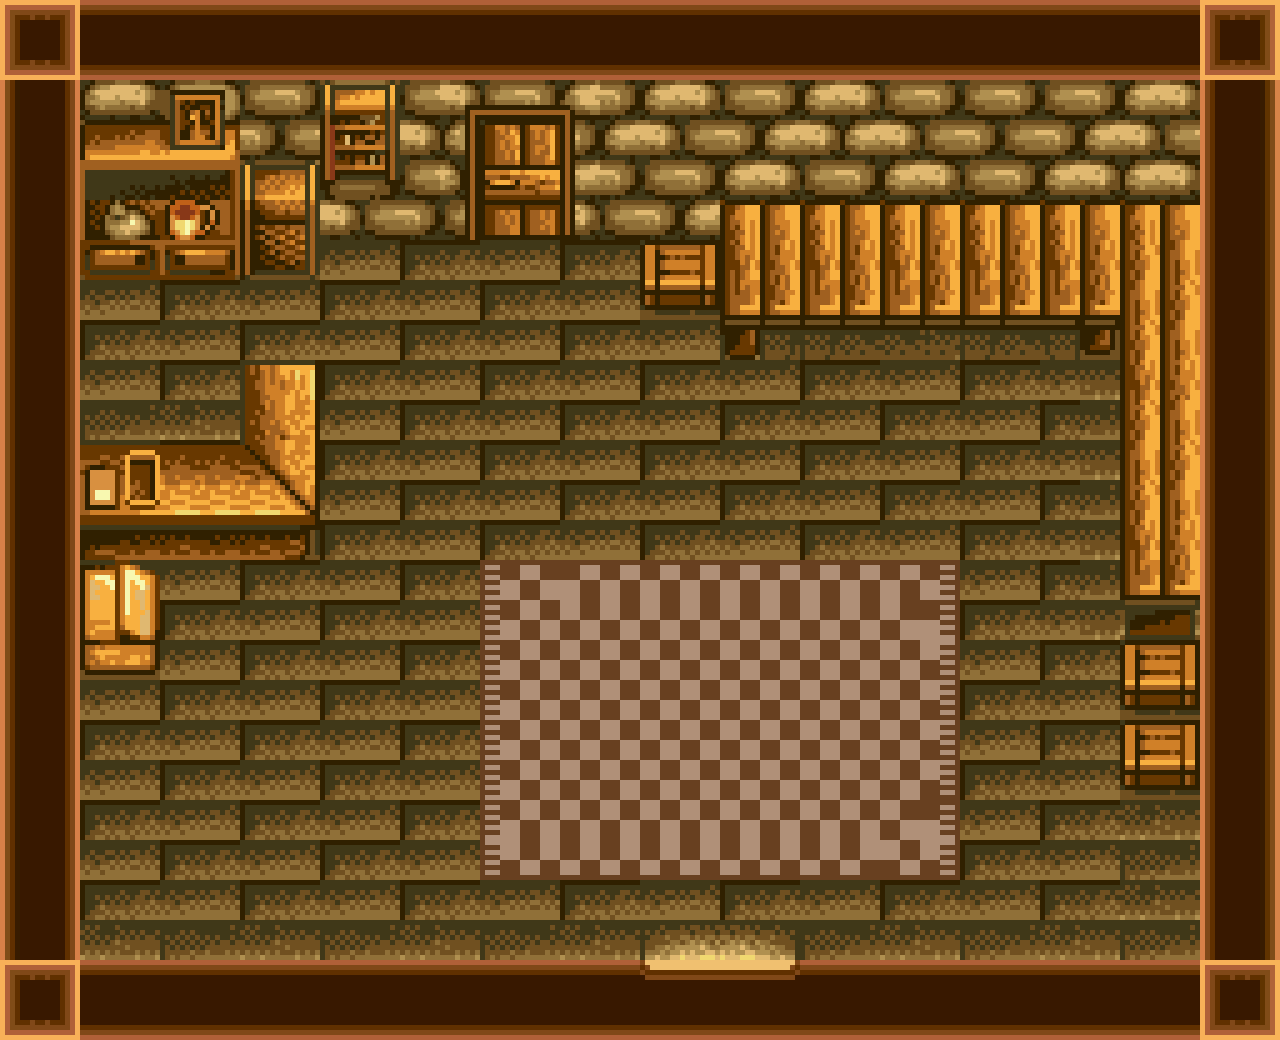

This is a level from a 2D game, rendered from its Tiled map with the project's own tilesets. A one-line summary and the map file follow, with tile-layer data summarised:
An orthogonal 64x52 tile map with 20x20 px tiles, 2 tile layers (background, blocked) and 2 objects.

<map version="1.2" tiledversion="1.3.5" orientation="orthogonal" renderorder="right-down" width="64" height="52" tilewidth="20" tileheight="20" infinite="0" nextlayerid="4" nextobjectid="3">
 <tileset firstgid="1" name="tools-tileset-20px" tilewidth="20" tileheight="20" tilecount="3328" columns="64">
  <image source="../../images/background/building-tools.png" width="1280" height="1040" />
 </tileset>
 <layer id="1" name="background" width="64" height="52" locked="1">
  <data>[3328 cells, 1952 non-empty, 1952 distinct tile ids]</data>
 </layer>
 <layer id="2" name="blocked" width="64" height="52" locked="1">
  <data>[3328 cells, 1376 non-empty, 1376 distinct tile ids]</data>
 </layer>
 <objectgroup id="3" name="exits">
  <object id="1" x="479.239" y="126.212" width="78.6537" height="18.2916">
   <properties>
    <property name="exit" value="sceneBedroomTools" />
   </properties>
  </object>
  <object id="2" x="647.521" y="985.915" width="146.333" height="25.6082">
   <properties>
    <property name="exit" value="sceneTown" />
   </properties>
  </object>
 </objectgroup>
</map>